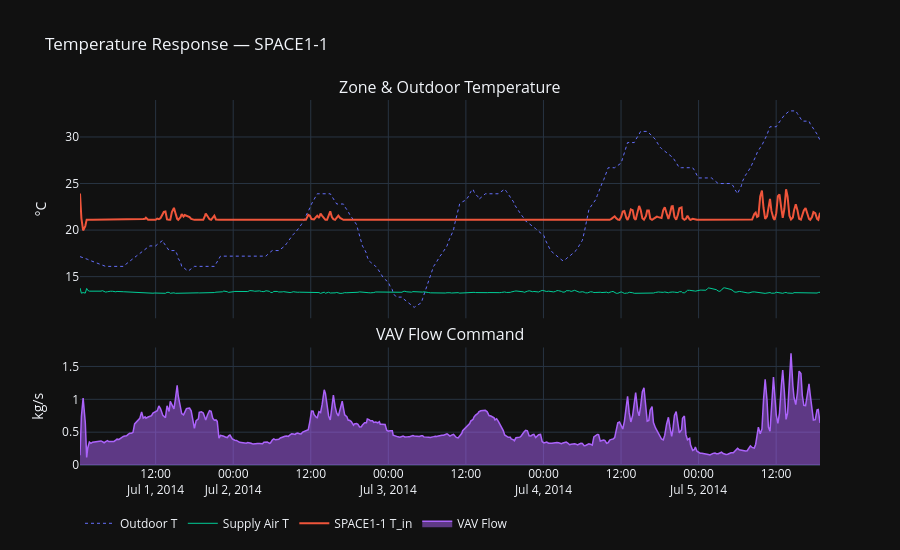

The code cell stored with this chart in its notebook:
### Markdown cell above
## 1 · Temperature Response vs Flow Command

### Code cell
fig = make_subplots(
    rows=2, cols=1, shared_xaxes=True,
    row_heights=[0.65, 0.35],
    subplot_titles=['Zone & Outdoor Temperature', 'VAV Flow Command'],
    vertical_spacing=0.08
)

# Row 1: Temperatures
fig.add_trace(go.Scatter(x=df['Datetime'], y=df['Out_Temp_C'],
    name='Outdoor T', line=dict(color='#636EFA', width=1, dash='dot')), row=1, col=1)
fig.add_trace(go.Scatter(x=df['Datetime'], y=df[f'Fan_Out_Temp_C'],
    name='Supply Air T', line=dict(color='#00CC96', width=1)), row=1, col=1)
fig.add_trace(go.Scatter(x=df['Datetime'], y=df[f'{ZONE}_Temp_C'],
    name=f'{ZONE} T_in', line=dict(color='#EF553B', width=2)), row=1, col=1)
# fig.add_trace(go.Scatter(x=df['Datetime'], y=df[f'{ZONE}_T_m_C'],
#     name=f'{ZONE} T_m (Radiant)', line=dict(color='#FFA15A', width=1.5)), row=1, col=1)

# Row 2: VAV flow
fig.add_trace(go.Scatter(x=df['Datetime'], y=df[f'{ZONE}_VAV_Flow_kg_s'],
    name='VAV Flow', fill='tozeroy',
    line=dict(color='#AB63FA', width=1.5)), row=2, col=1)

fig.update_layout(template='plotly_dark', height=550,
    title=f'Temperature Response — {ZONE}',
    legend=dict(orientation='h', y=-0.12))
fig.update_yaxes(title_text='°C', row=1, col=1)
fig.update_yaxes(title_text='kg/s', row=2, col=1)
fig.show()

### Figure 1 — Plotly figure (JSON) as saved in the notebook; plotly's stock layout.template omitted (floating-point values rounded to 4 significant figures; data arrays with more than 128 entries replaced by an {"elided": "..."} marker saying what was removed)
{"data": [{"line": {"color": "#636EFA", "dash": "dot", "width": 1}, "name": "Outdoor T", "type": "scatter", "x": {"elided": "459 str values"}, "xaxis": "x", "y": {"elided": "459 float values"}, "yaxis": "y"}, {"line": {"color": "#00CC96", "width": 1}, "name": "Supply Air T", "type": "scatter", "x": {"elided": "459 str values"}, "xaxis": "x", "y": {"elided": "459 float values"}, "yaxis": "y"}, {"line": {"color": "#EF553B", "width": 2}, "name": "SPACE1-1 T_in", "type": "scatter", "x": {"elided": "459 str values"}, "xaxis": "x", "y": {"elided": "459 float values"}, "yaxis": "y"}, {"fill": "tozeroy", "line": {"color": "#AB63FA", "width": 1.5}, "name": "VAV Flow", "type": "scatter", "x": {"elided": "459 str values"}, "xaxis": "x2", "y": {"elided": "459 float values"}, "yaxis": "y2"}], "layout": {"annotations": [{"font": {"size": 16}, "showarrow": false, "text": "Zone & Outdoor Temperature", "x": 0.5, "xanchor": "center", "xref": "paper", "y": 1, "yanchor": "bottom", "yref": "paper"}, {"font": {"size": 16}, "showarrow": false, "text": "VAV Flow Command", "x": 0.5, "xanchor": "center", "xref": "paper", "y": 0.322, "yanchor": "bottom", "yref": "paper"}], "height": 550, "legend": {"orientation": "h", "y": -0.12}, "title": {"text": "Temperature Response — SPACE1-1"}, "xaxis": {"anchor": "y", "domain": [0, 1], "matches": "x2", "showticklabels": false}, "xaxis2": {"anchor": "y2", "domain": [0, 1]}, "yaxis": {"anchor": "x", "domain": [0.402, 1], "title": {"text": "°C"}}, "yaxis2": {"anchor": "x2", "domain": [0, 0.322], "title": {"text": "kg/s"}}}}
